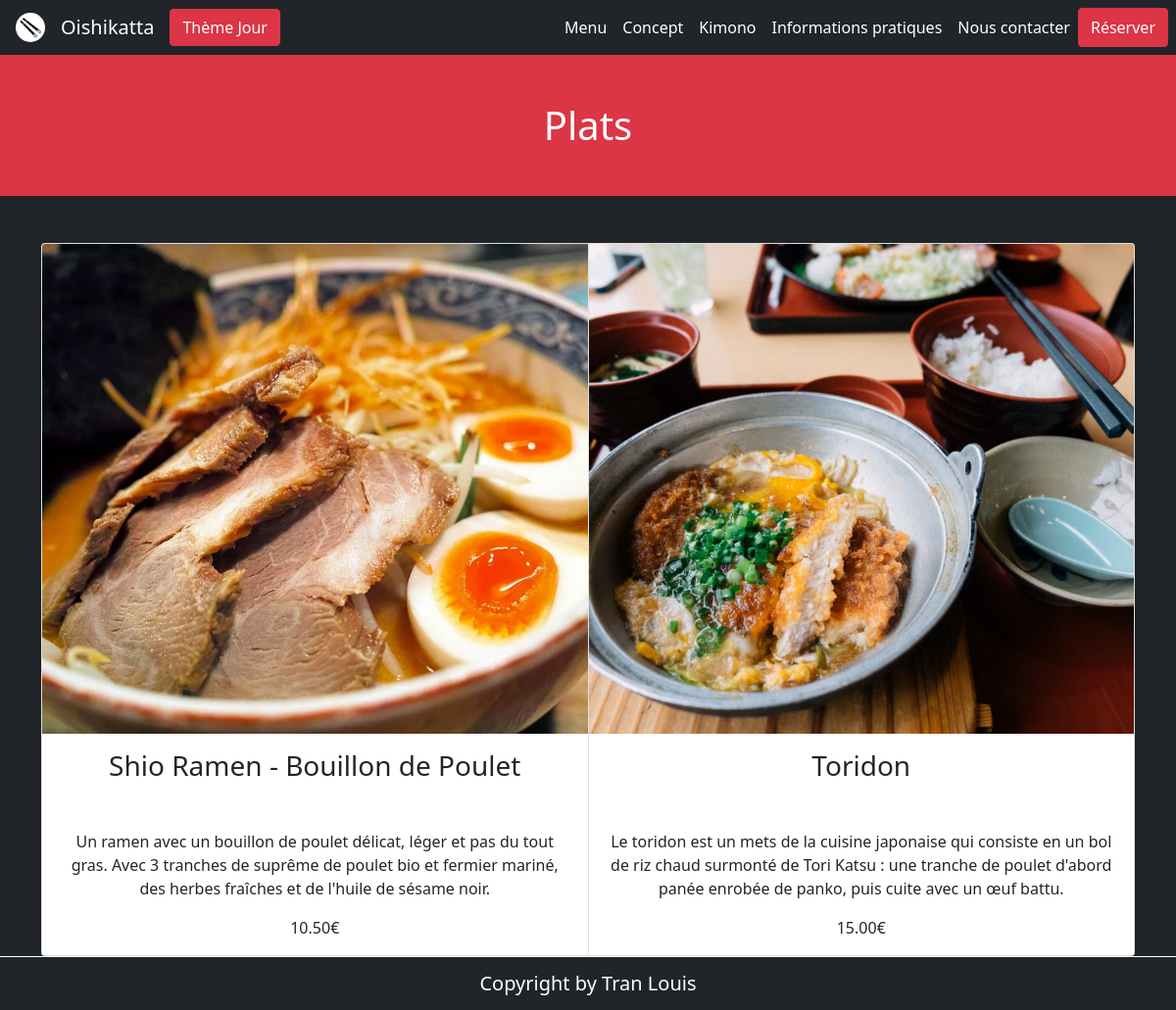
Screenshot of /?path=plat&action=plat&id=2 with the database file from the repository.
### tables this page shows
CREATE TABLE IF NOT EXISTS `categorie` (
  `id_categorie` int(11) NOT NULL AUTO_INCREMENT,
  `titre` varchar(100) DEFAULT NULL,
  `nom_image` varchar(255) DEFAULT NULL,
  `description` varchar(255) DEFAULT NULL,
  PRIMARY KEY (`id_categorie`)
);

CREATE TABLE IF NOT EXISTS `plat` (
  `id_plat` int(11) NOT NULL AUTO_INCREMENT,
  `titre` varchar(150) NOT NULL,
  `description` text,
  `prix` decimal(5,2) NOT NULL,
  `image_plat` text NOT NULL,
  `id_categorie` int(11) NOT NULL,
  PRIMARY KEY (`id_plat`),
  KEY `id_categorie` (`id_categorie`)
);

### model/manager/CategorieManager.php (called while the page is built, shortened)
<?php
class CategorieManager
{
    private $lePDO;
    public function __construct($unPDO)
    {
        $this->lePDO = $unPDO;
    }
    public function fetchTitrebyID($unId)
    {
        try {
            $connex = $this->lePDO;
            $sql = $connex->prepare("SELECT titre FROM categorie WHERE id_categorie=:id");
            $sql->bindParam(":id", $unId);
            $sql->execute();
            $sql->setFetchMode(PDO::FETCH_CLASS, "categorie");
            $resultat = $sql->fetch();
            return $resultat;
        } catch (PDOException $error) {
            echo $error->getMessage();
            return false;
        }
    }
}

### model/class/Categorie.class.php (called while the page is built, shortened)
<?php
class Categorie
{
    private $titre;
    public function getTitre()
    {
        return $this->titre;
    }
}

### model/manager/PlatManager.php (called while the page is built, shortened)
<?php
class PlatManager
{
    private $lePDO;
    public function __construct($unPDO)
    {
        $this->lePDO = $unPDO;
    }
    public function fetchAllPlatbyIdCategorie($unId)
    {
        try {
            $connex = $this->lePDO;
            $sql = $connex->prepare("SELECT * FROM plat WHERE id_categorie=:id");
            $sql->bindParam(":id", $unId);
            $sql->execute();
            $sql->setFetchMode(PDO::FETCH_CLASS, "plat");
            $resultat = $sql->fetchAll();
            return $resultat;
        } catch (PDOException $error) {
            echo $error->getMessage();
            return false;
        }
    }
}

### model/class/Plat.class.php (called while the page is built, shortened)
<?php
class Plat
{
    private $titre;
    private $description;
    private $prix;
    private $image_plat;
    public function getTitre()
    {
        return $this->titre;
    }
    public function getDescription()
    {
        return $this->description;
    }
    public function getPrix()
    {
        return $this->prix;
    }
    public function getImagePlat()
    {
        return $this->image_plat;
    }
}

### view/categorie/plat.php (the view, shortened to what this page needs)
<h1 class="py-5 bg-danger titre"><?= $categorie->getTitre(); ?></h1>
<div class="container mt-5 text-dark">
    <div class="card-group">
        <?php
        foreach ($plats as $unPlat) {
        ?>
            <div class="card">
                <img src="<?= $unPlat->getImagePlat(); ?>" class="card-img-top img-fluid photo" alt="...">
                <div class="card-body">
                    <h3 class="card-title"><?= $unPlat->getTitre(); ?></h3>
                    <p class="card-text mt-5"><?= $unPlat->getDescription(); ?></p>
                    <p class="card-text"><?= $unPlat->getPrix(); ?>€</p>
                </div>
            </div>
        <?php } ?>
    </div>
</div>
<?php require("view/template.php");

### public/css/style.css (style rules this page uses)
body { background-color: #212529; color: white; text-align: center; }
.photo { width: 100%; height: 500px; object-fit: cover; }

### rows the page displays
categorie: titre "Plats"
plat: image_plat (picture), titre "Shio Ramen - Bouillon de Poulet", description "Un ramen avec un bouillon de poulet délicat, léger et pas du tout gras. Avec 3 tranches de suprême de poulet bio et fermier mariné, des herbes fraîches et de l'huile de sésame noir.", prix "10.50"
plat: image_plat (picture), titre "Toridon", description "Le toridon est un mets de la cuisine japonaise qui consiste en un bol de riz chaud surmonté de Tori Katsu : une tranche de poulet d'abord panée enrobée de panko, puis cuite avec un œuf battu.", prix "15.00"
